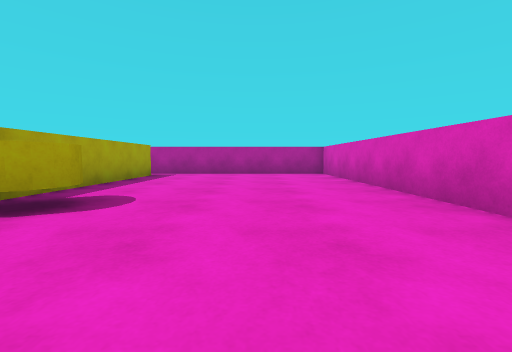
[1] (above)

15 first-person views from a walk through a scene from a Unity 3-D project. The camera is 0.58 m above the floor, tilts 4° down and sees 90° across. The floor is counted in squares, 1 m on a side. Each view is taken from the middle of a square. On the plan, view 1 faces up. The plan holds only what a view shows up to about 9 squares ahead; the rest is blank. The player is left out.

[2]
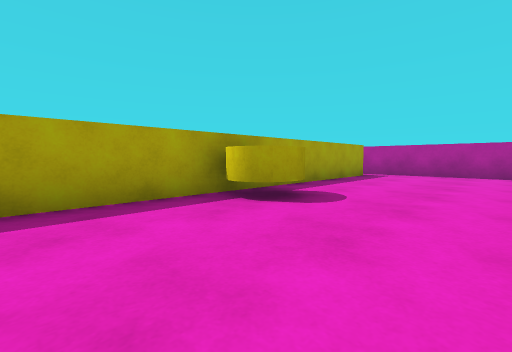

[3]
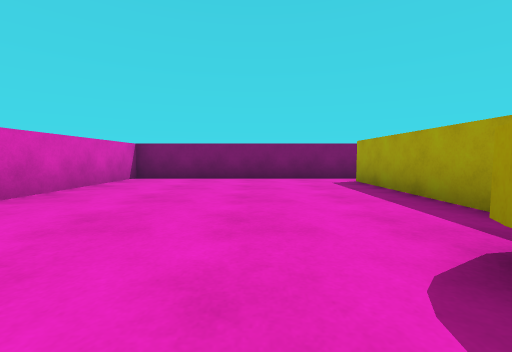

[4]
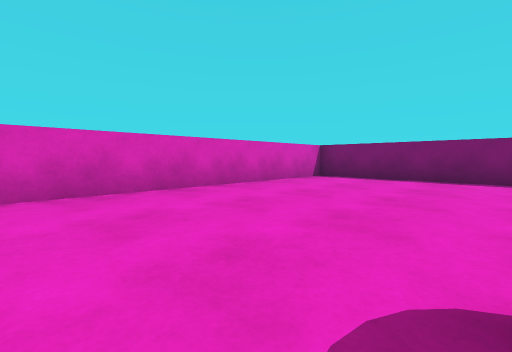

[5]
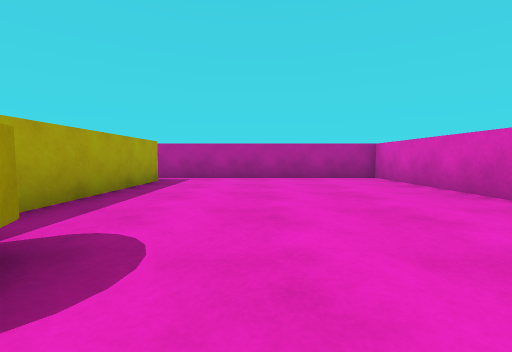

[6]
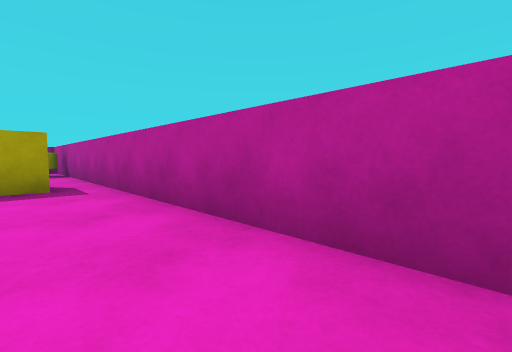

[7]
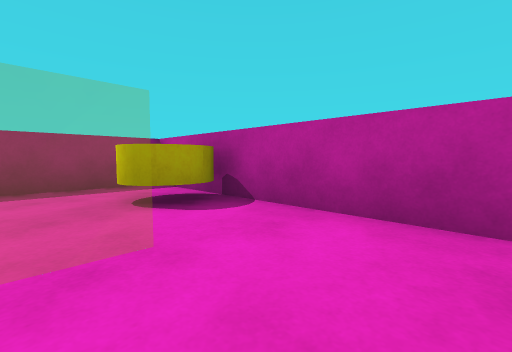

[8]
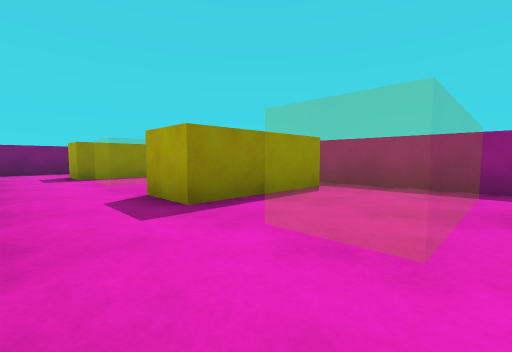

[9]
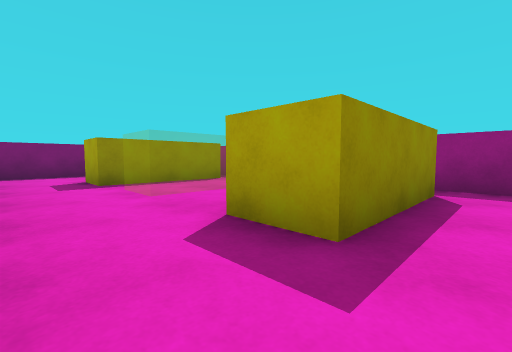

[10]
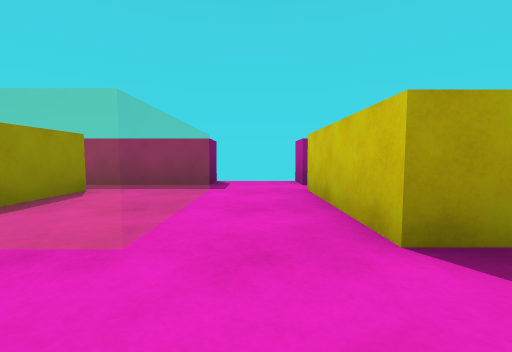

[11]
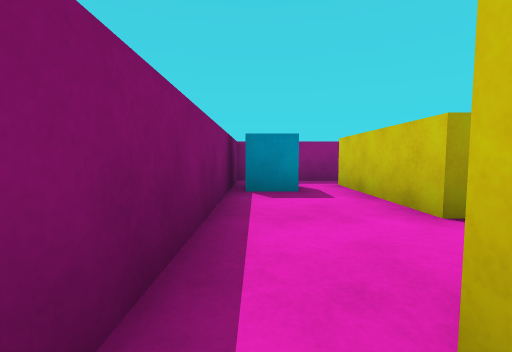

[12]
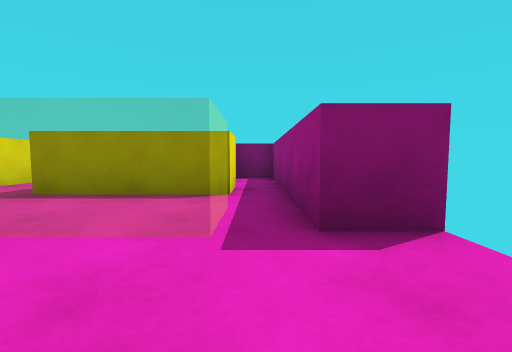

[13]
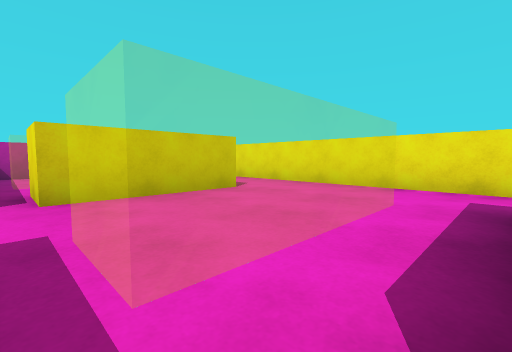

[14]
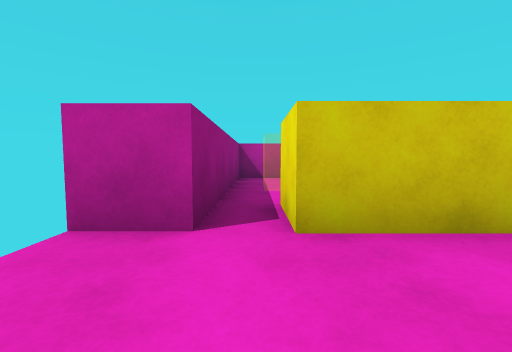

[15]
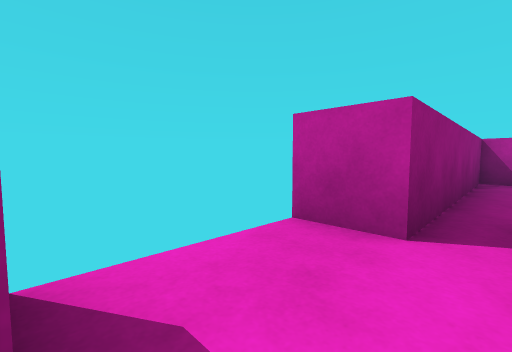

### Floor plan
Key: @ floor where view 1 was taken; # wall or solid block; . floor; = window, fence, low wall or low ledge; C yellow cylinder; U cube.
Columns run from 12 left of view 1 to 3 right of it. Each row starts with its distance up from view 1.
 10  ###############
  9  #..C..........#
  8  #......#......#
  7  #====..#......#
  6  #......#......#
  5  #.###..#......#
  4 ##.###..#......#
  3  .......#C.....#
  2 ##.===..#......#
  1  #.===..#......#
  0  #.###..#...@..#
 -1  #.###..#......#
 -2  #......#......#
 -3  #.U...........#
 -4  ###############

Where each view was taken, in squares from view 1:
view 1: 0 up, 0 right, facing up
view 2: 0 up, 0 right, facing up-left
view 3: 4 up, 1 left, facing down
view 4: 4 up, 2 left, facing down-right
view 5: 2 up, 1 left, facing up
view 6: 8 up, 2 right, facing up-left
view 7: 7 up, 5 left, facing up-left
view 8: 8 up, 5 left, facing down-left
view 9: 6 up, 5 left, facing down-left
view 10: 3 up, 5 left, facing left
view 11: 3 down, 4 left, facing left
view 12: 4 up, 10 left, facing down
view 13: 0 up, 10 left, facing up-right
view 14: 2 up, 10 left, facing up
view 15: 2 up, 10 left, facing up-left
